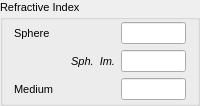
       <widget class="QGroupBox" name="groupBox_Refractive">
        <property name="sizePolicy">
         <sizepolicy hsizetype="MinimumExpanding" vsizetype="Preferred">
          <horstretch>0</horstretch>
          <verstretch>0</verstretch>
         </sizepolicy>
        </property>
        <property name="minimumSize">
         <size>
          <width>100</width>
          <height>0</height>
         </size>
        </property>
        <property name="font">
         <font>
          <family>Arial</family>
          <pointsize>8</pointsize>
         </font>
        </property>
        <property name="title">
         <string>Refractive Index</string>
        </property>
        <layout class="QGridLayout" name="gridLayout_Refractive">
         <property name="topMargin">
          <number>3</number>
         </property>
         <property name="bottomMargin">
          <number>3</number>
         </property>
         <item row="1" column="0" colspan="2">
          <widget class="QLabel" name="label_ScatRefImag">
           <property name="font">
            <font>
             <family>Arial</family>
             <pointsize>8</pointsize>
             <italic>true</italic>
            </font>
           </property>
           <property name="text">
            <string>Sph.  Im.</string>
           </property>
           <property name="alignment">
            <set>Qt::AlignRight|Qt::AlignTrailing|Qt::AlignVCenter</set>
           </property>
          </widget>
         </item>
         <item row="0" column="0">
          <widget class="QLabel" name="label_ScatRefReal">
           <property name="sizePolicy">
            <sizepolicy hsizetype="MinimumExpanding" vsizetype="Preferred">
             <horstretch>0</horstretch>
             <verstretch>0</verstretch>
            </sizepolicy>
           </property>
           <property name="font">
            <font>
             <pointsize>8</pointsize>
            </font>
           </property>
           <property name="text">
            <string>Sphere </string>
           </property>
           <property name="buddy">
            <cstring>lineEdit_ScatRefReal</cstring>
           </property>
          </widget>
         </item>
         <item row="1" column="2">
          <widget class="QLineEdit" name="lineEdit_ScatRefImag">
           <property name="sizePolicy">
            <sizepolicy hsizetype="MinimumExpanding" vsizetype="Fixed">
             <horstretch>0</horstretch>
             <verstretch>0</verstretch>
            </sizepolicy>
           </property>
           <property name="minimumSize">
            <size>
             <width>40</width>
             <height>0</height>
            </size>
           </property>
           <property name="maximumSize">
            <size>
             <width>65</width>
             <height>16777215</height>
            </size>
           </property>
           <property name="alignment">
            <set>Qt::AlignRight|Qt::AlignTrailing|Qt::AlignVCenter</set>
           </property>
          </widget>
         </item>
         <item row="0" column="2">
          <widget class="QLineEdit" name="lineEdit_ScatRefReal">
           <property name="sizePolicy">
            <sizepolicy hsizetype="MinimumExpanding" vsizetype="Fixed">
             <horstretch>0</horstretch>
             <verstretch>0</verstretch>
            </sizepolicy>
           </property>
           <property name="minimumSize">
            <size>
             <width>40</width>
             <height>0</height>
            </size>
           </property>
           <property name="maximumSize">
            <size>
             <width>65</width>
             <height>16777215</height>
            </size>
           </property>
           <property name="alignment">
            <set>Qt::AlignRight|Qt::AlignTrailing|Qt::AlignVCenter</set>
           </property>
          </widget>
         </item>
         <item row="2" column="0">
          <widget class="QLabel" name="label_MedRef">
           <property name="sizePolicy">
            <sizepolicy hsizetype="MinimumExpanding" vsizetype="Preferred">
             <horstretch>0</horstretch>
             <verstretch>0</verstretch>
            </sizepolicy>
           </property>
           <property name="minimumSize">
            <size>
             <width>37</width>
             <height>0</height>
            </size>
           </property>
           <property name="font">
            <font>
             <pointsize>8</pointsize>
            </font>
           </property>
           <property name="text">
            <string>Medium</string>
           </property>
           <property name="buddy">
            <cstring>lineEdit_MedRef</cstring>
           </property>
          </widget>
         </item>
         <item row="2" column="2">
          <widget class="QLineEdit" name="lineEdit_MedRef">
           <property name="sizePolicy">
            <sizepolicy hsizetype="MinimumExpanding" vsizetype="Fixed">
             <horstretch>0</horstretch>
             <verstretch>0</verstretch>
            </sizepolicy>
           </property>
           <property name="minimumSize">
            <size>
             <width>40</width>
             <height>0</height>
            </size>
           </property>
           <property name="maximumSize">
            <size>
             <width>65</width>
             <height>16777215</height>
            </size>
           </property>
           <property name="alignment">
            <set>Qt::AlignRight|Qt::AlignTrailing|Qt::AlignVCenter</set>
           </property>
          </widget>
         </item>
        </layout>
       </widget>
